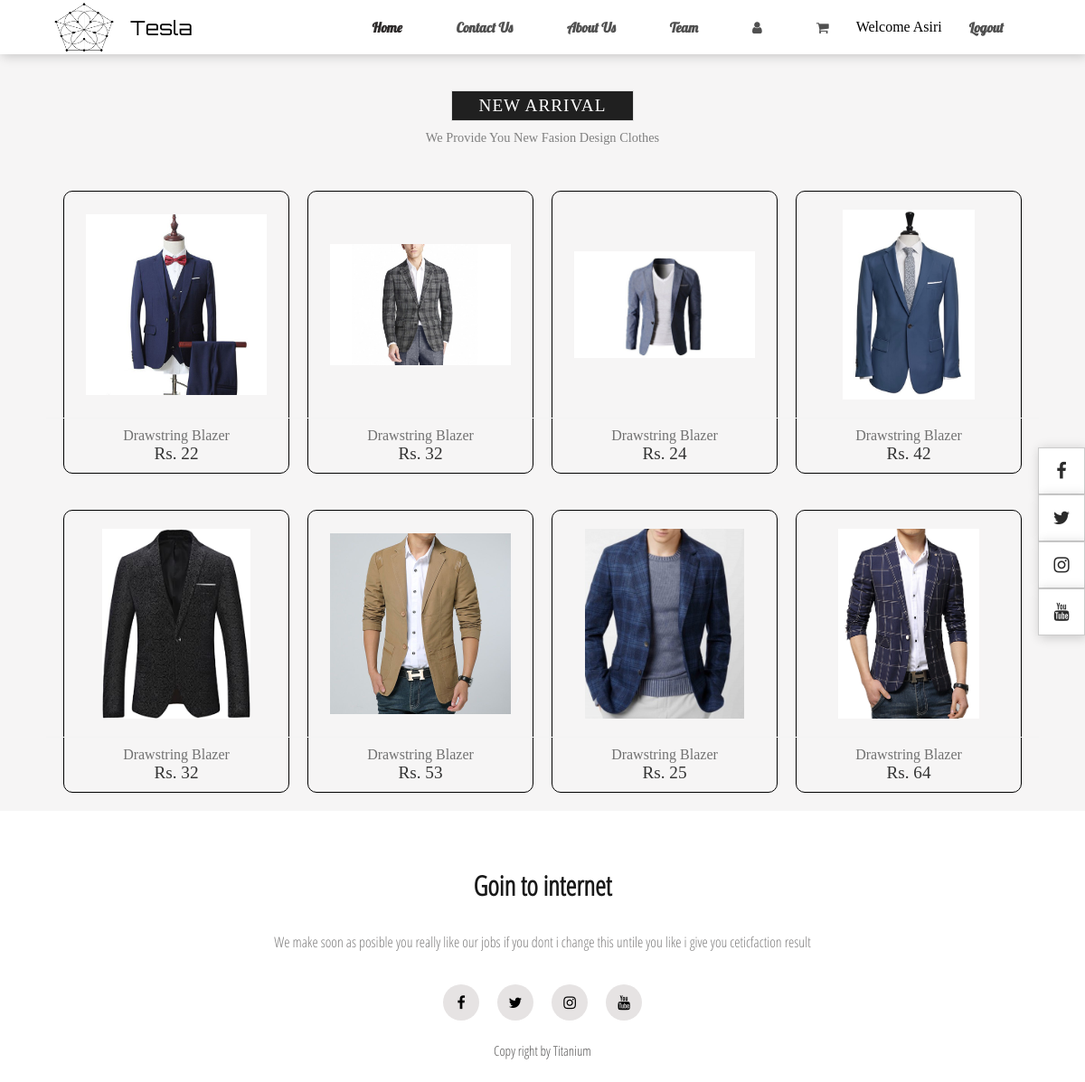
The page /blazers.php (signed in) on the database its author committed.
### tables this page shows
CREATE TABLE IF NOT EXISTS `tbl_products` (
  `id` int(11) NOT NULL AUTO_INCREMENT,
  `category` varchar(10) NOT NULL,
  `name` varchar(200) NOT NULL,
  `image` varchar(100) NOT NULL,
  `styleCode` varchar(10) NOT NULL,
  `price` int(11) NOT NULL,
  PRIMARY KEY (`id`)
);

### blazers.php (the view, shortened to what this page needs)
<?php
  include './components/header.php';
  include './database/connection.php';
?>
<?php
  $query = "SELECT * FROM `tbl_products` WHERE `category` = 'blazer'";
  $result = $connection->query($query);
?>
<section class="new-arrival">
            <div class="arrival-heading">
                <strong>New Arrival</strong>
                <p>We Provide You New Fasion Design Clothes</p>
            </div>
              <div class="product-container">
                  <?php
                    while ($row = $result->fetch_assoc()) {
                  ?>
                  <div class="product-box">
                      <div class="product-img">
                        <img src="images/<?php echo $row['image'] ?>">
                      </div>
                      <div class="product-details">
                          <a href="blazer-measurements.php?style_code=<?php echo $row['styleCode'] ?>" class="p-name"><?php echo $row['name'] ?></a>
                          <span class="p-price">Rs. <?php echo $row['price'] ?></span>
                      </div>
                  </div>
                  <?php
                  }
                  ?>
              </div>
          </section>
<?php include './components/footer.php' ?>

### css/style.css (style rules this page uses)
body { background-color: #f6f5f5; margin: 0px; padding: 0px; }
a { text-decoration: none; }
.arrival-heading strong { font-size: 1.2rem; letter-spacing: 1px; color: #1b1919; text-transform: uppercase; font-weight: 600; margin-top: 40px; padding: 5px 30px; border: 1px solid #e0e0e0; }
.arrival-heading { display: flex; justify-content: center; align-items: center; flex-direction: column; }
.arrival-heading strong { color: #ffffff; background-color: #202020; font-weight: 500; }
.arrival-heading p { color: #808080; margin: 10px; font-size: 0.9rem; }
.product-container { width:90%; display: flex; justify-content: center; align-items: center; flex-wrap: wrap; margin-top: 20px; }
.product-box { display: flex; flex-grow: 10; flex-direction: column; align-items: center; border: 1px solid #000000; border-radius: 10px; margin: 20px 10px; }
.product-img { width:200px; height: 210px; margin: 20px; cursor: pointer; position: relative; }
.product-img img { width:100%; height: 100%; object-fit: contain; object-position: center; }
.product-details { display: flex; flex-direction: column; align-items: center; width: 100%; padding: 10px 20px; border-top: 1px solid #f3f3f3; }
.p-name { color: #727272; }
.p-price { color: #333333; font-size: 1.2rem; font-weight: 400; }
.new-arrival { display: flex; flex-direction: column; justify-content: center; align-items: center; }

### rows shown on the page
tbl_products: image (picture), name "Drawstring Blazer", price "22"
tbl_products: image (picture), name "Drawstring Blazer", price "32"
tbl_products: image (picture), name "Drawstring Blazer", price "24"
tbl_products: image (picture), name "Drawstring Blazer", price "42"
tbl_products: image (picture), name "Drawstring Blazer", price "32"
tbl_products: image (picture), name "Drawstring Blazer", price "53"
tbl_products: image (picture), name "Drawstring Blazer", price "25"
tbl_products: image (picture), name "Drawstring Blazer", price "64"

### other values the page prints
$_SESSION['user_name'] "Asiri"
